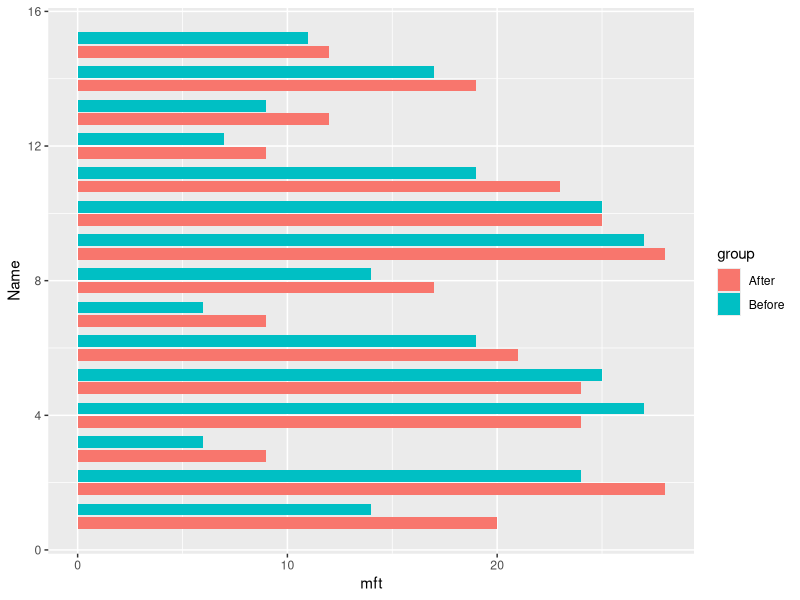
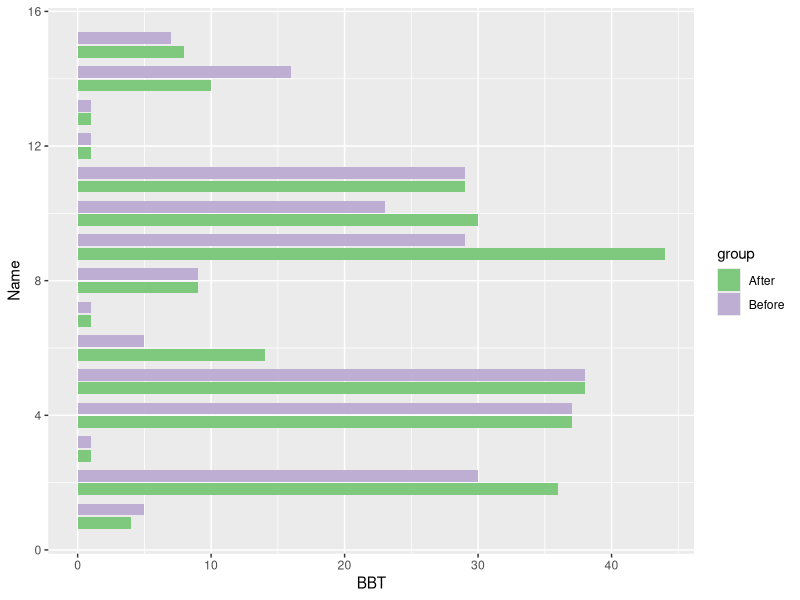
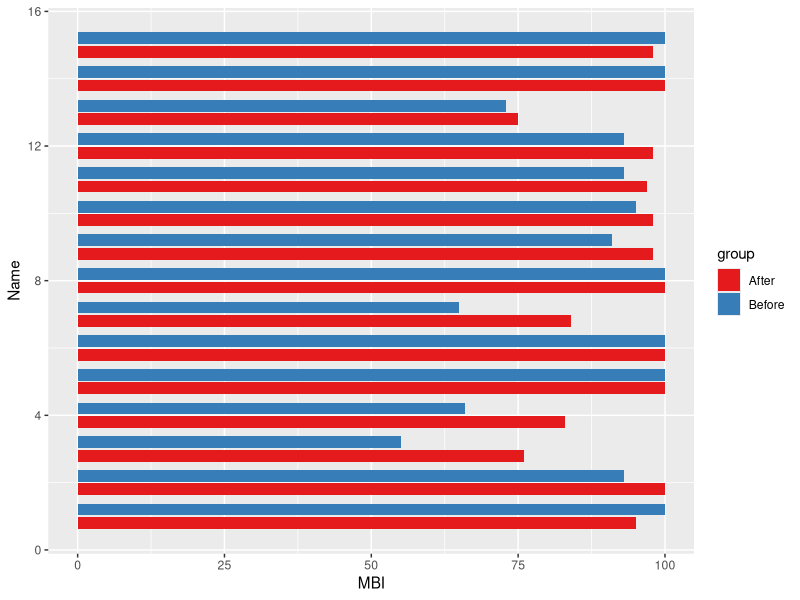

These figures' R source, in order:
install.packages("ggplot2")
install.packages("tidyverse")
library(ggplot2)
library(tidyverse)

mydata <- read.csv("3dformft.csv")
mydata


g = ggplot(mydata, aes(x=Name, y=mft, fill=group)) + 
  geom_bar(stat="identity", width=0.7, position=position_dodge(width=0.8))+
  coord_flip()

plot(g)

mydata <- read.csv("3dforbbt.csv")
g = ggplot(mydata, aes(x=Name, y=BBT, fill=group)) + 
  geom_bar(stat="identity", width=0.7, position=position_dodge(width=0.8))+
  scale_fill_brewer(palette="Accent")+
  coord_flip()

plot(g)

mydata <- read.csv("3dforMBT.csv")
g = ggplot(mydata, aes(x=Name, y=MBI, fill=group)) + 
  geom_bar(stat="identity", width=0.7, position=position_dodge(width=0.8))+
  scale_fill_brewer(palette="Set1")+
  coord_flip()

plot(g)